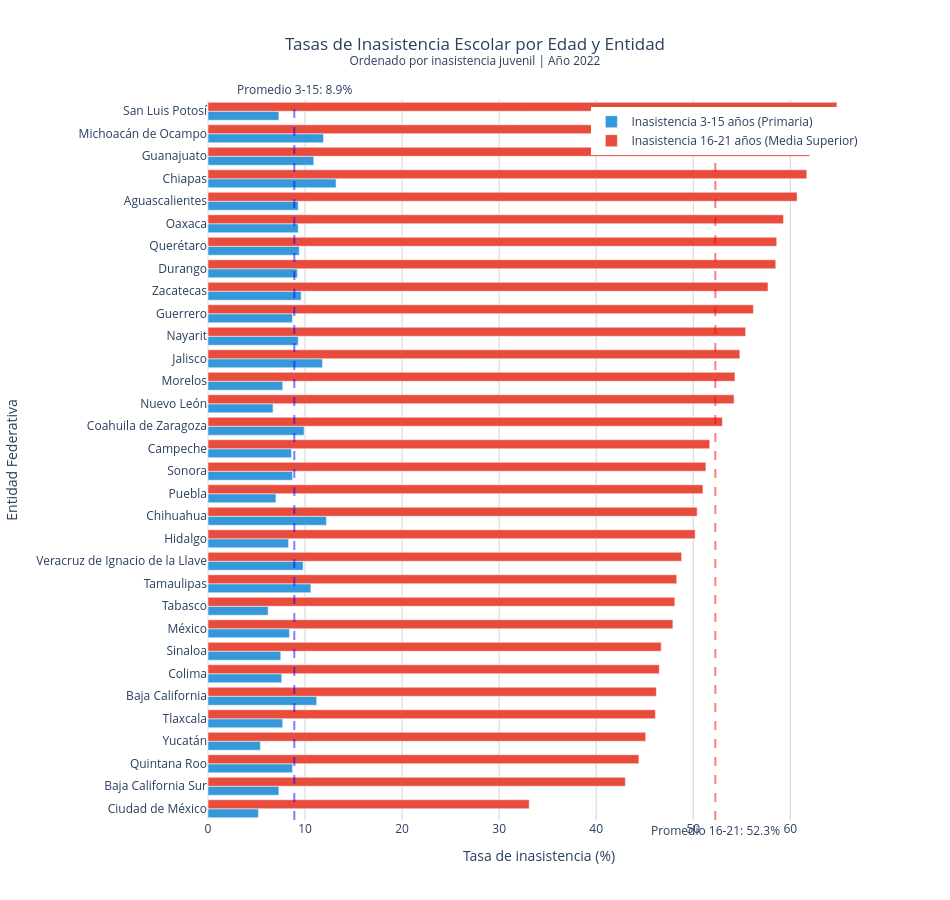

Write notebook code for a chart like this one.
### Markdown cell above
## 📊 Comparación de Tasas por Grupo de Edad

### Code cell
# Ordenar datos por inasistencia juvenil
datos_sorted = datos.sort_values(var_y, ascending=True)

# Crear gráfico de barras comparativo
fig = go.Figure()

# Barras para inasistencia 3-15 años
fig.add_trace(go.Bar(
    y=datos_sorted['estado'],
    x=datos_sorted[var_x],
    name='Inasistencia 3-15 años (Primaria)',
    orientation='h',
    marker_color='#3498db',
    hovertemplate='%{y}<br>Inasistencia 3-15 años: %{x:.1f}%<extra></extra>'
))

# Barras para inasistencia 16-21 años
fig.add_trace(go.Bar(
    y=datos_sorted['estado'],
    x=datos_sorted[var_y],
    name='Inasistencia 16-21 años (Media Superior)',
    orientation='h',
    marker_color='#e74c3c',
    hovertemplate='%{y}<br>Inasistencia 16-21 años: %{x:.1f}%<extra></extra>'
))

fig.update_layout(
    title={
        'text': f'Tasas de Inasistencia Escolar por Edad y Entidad<br><sup>Ordenado por inasistencia juvenil | Año {ANIO}</sup>',
        'x': 0.5,
        'xanchor': 'center'
    },
    xaxis=dict(
        title='Tasa de inasistencia (%)',
        gridcolor='lightgray'
    ),
    yaxis=dict(
        title='Entidad Federativa',
        categoryorder='array',
        categoryarray=datos_sorted['estado']
    ),
    barmode='group',
    height=900,
    width=950,
    template='plotly_white',
    legend=dict(
        x=0.99,
        y=0.99,
        xanchor='right',
        yanchor='top'
    )
)

# Línea de referencia promedio nacional
fig.add_vline(x=datos[var_x].mean(), line_dash="dash", line_color="blue", opacity=0.5,
              annotation_text=f"Promedio 3-15: {datos[var_x].mean():.1f}%", annotation_position="top")
fig.add_vline(x=datos[var_y].mean(), line_dash="dash", line_color="red", opacity=0.5,
              annotation_text=f"Promedio 16-21: {datos[var_y].mean():.1f}%", annotation_position="bottom")

fig.show()

### Figure 1 — Plotly figure (JSON) as saved in the notebook; plotly's stock layout.template omitted (floating-point values rounded to 4 significant figures)
{"data": [{"hovertemplate": "%{y}<br>Inasistencia 3-15 años: %{x:.1f}%<extra></extra>", "marker": {"color": "#3498db"}, "name": "Inasistencia 3-15 años (Primaria)", "orientation": "h", "type": "bar", "x": [5.2, 7.3, 8.7, 5.4, 7.7, 11.2, 7.6, 7.5, 8.4, 6.2, 10.6, 9.8, 8.3, 12.2, 7.0, 8.7, 8.6, 9.9, 6.7, 7.7, 11.8, 9.3, 8.7, 9.6, 9.2, 9.4, 9.3, 9.3, 13.2, 10.9, 11.9, 7.3], "y": ["Ciudad de México", "Baja California Sur", "Quintana Roo", "Yucatán", "Tlaxcala", "Baja California", "Colima", "Sinaloa", "México", "Tabasco", "Tamaulipas", "Veracruz de Ignacio de la Llave", "Hidalgo", "Chihuahua", "Puebla", "Sonora", "Campeche", "Coahuila de Zaragoza", "Nuevo León", "Morelos", "Jalisco", "Nayarit", "Guerrero", "Zacatecas", "Durango", "Querétaro", "Oaxaca", "Aguascalientes", "Chiapas", "Guanajuato", "Michoacán de Ocampo", "San Luis Potosí"]}, {"hovertemplate": "%{y}<br>Inasistencia 16-21 años: %{x:.1f}%<extra></extra>", "marker": {"color": "#e74c3c"}, "name": "Inasistencia 16-21 años (Media Superior)", "orientation": "h", "type": "bar", "x": [33.1, 43.0, 44.4, 45.1, 46.1, 46.2, 46.5, 46.7, 47.9, 48.1, 48.3, 48.8, 50.2, 50.4, 51.0, 51.3, 51.7, 53.0, 54.2, 54.3, 54.8, 55.4, 56.2, 57.7, 58.5, 58.6, 59.3, 60.7, 61.7, 62.0, 62.8, 64.8], "y": ["Ciudad de México", "Baja California Sur", "Quintana Roo", "Yucatán", "Tlaxcala", "Baja California", "Colima", "Sinaloa", "México", "Tabasco", "Tamaulipas", "Veracruz de Ignacio de la Llave", "Hidalgo", "Chihuahua", "Puebla", "Sonora", "Campeche", "Coahuila de Zaragoza", "Nuevo León", "Morelos", "Jalisco", "Nayarit", "Guerrero", "Zacatecas", "Durango", "Querétaro", "Oaxaca", "Aguascalientes", "Chiapas", "Guanajuato", "Michoacán de Ocampo", "San Luis Potosí"]}], "layout": {"annotations": [{"showarrow": false, "text": "Promedio 3-15: 8.9%", "x": 8.894, "xanchor": "center", "xref": "x", "y": 1, "yanchor": "bottom", "yref": "y domain"}, {"showarrow": false, "text": "Promedio 16-21: 52.3%", "x": 52.27, "xanchor": "center", "xref": "x", "y": 0, "yanchor": "top", "yref": "y domain"}], "barmode": "group", "height": 900, "legend": {"x": 0.99, "xanchor": "right", "y": 0.99, "yanchor": "top"}, "shapes": [{"line": {"color": "blue", "dash": "dash"}, "opacity": 0.5, "type": "line", "x0": 8.894, "x1": 8.894, "xref": "x", "y0": 0, "y1": 1, "yref": "y domain"}, {"line": {"color": "red", "dash": "dash"}, "opacity": 0.5, "type": "line", "x0": 52.27, "x1": 52.27, "xref": "x", "y0": 0, "y1": 1, "yref": "y domain"}], "title": {"text": "Tasas de Inasistencia Escolar por Edad y Entidad<br><sup>Ordenado por inasistencia juvenil | Año 2022</sup>", "x": 0.5, "xanchor": "center"}, "width": 950, "xaxis": {"gridcolor": "lightgray", "title": {"text": "Tasa de inasistencia (%)"}}, "yaxis": {"categoryarray": ["Ciudad de México", "Baja California Sur", "Quintana Roo", "Yucatán", "Tlaxcala", "Baja California", "Colima", "Sinaloa", "México", "Tabasco", "Tamaulipas", "Veracruz de Ignacio de la Llave", "Hidalgo", "Chihuahua", "Puebla", "Sonora", "Campeche", "Coahuila de Zaragoza", "Nuevo León", "Morelos", "Jalisco", "Nayarit", "Guerrero", "Zacatecas", "Durango", "Querétaro", "Oaxaca", "Aguascalientes", "Chiapas", "Guanajuato", "Michoacán de Ocampo", "San Luis Potosí"], "categoryorder": "array", "title": {"text": "Entidad Federativa"}}}}
